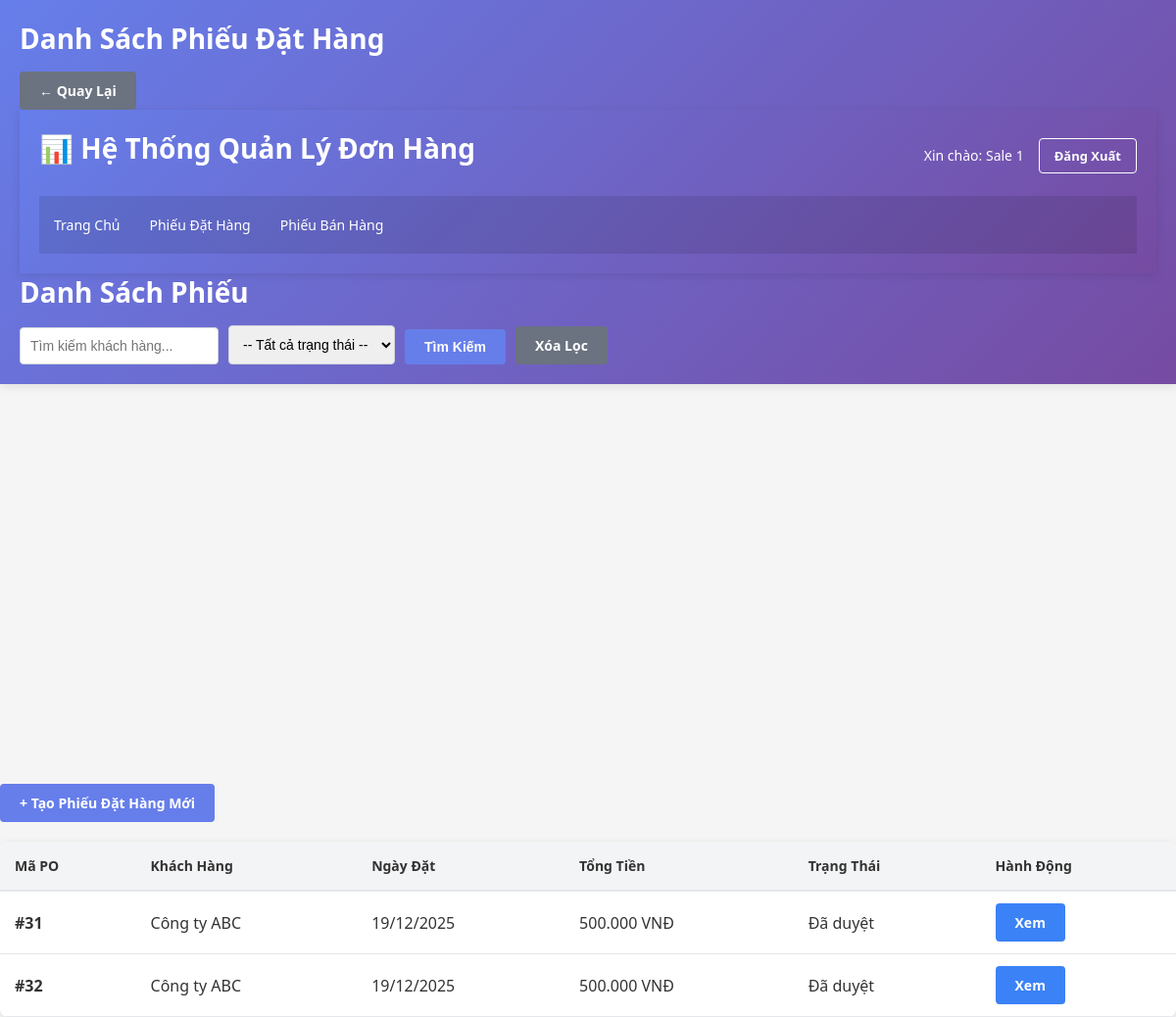
Screenshot of /po_list.php (signed in) with the database file from the repository.
### tables this page shows
CREATE TABLE `phieu_dat_hang` (
  `ma_phieu_dat_hang` int(11) NOT NULL,
  `ma_khach_hang` int(11) NOT NULL,
  `ngay_dat` date NOT NULL,
  `tong_tien` decimal(15,2) DEFAULT 0.00,
  `created_by` int(11) DEFAULT NULL,
  `approved_by` int(11) DEFAULT NULL,
  `approved_at` datetime DEFAULT NULL,
  `trang_thai` enum('Chờ duyệt','Đã duyệt','Hủy') DEFAULT 'Chờ duyệt',
  `ghi_chu` text DEFAULT NULL
);

CREATE TABLE `khach_hang` (
  `ma_khach_hang` int(11) NOT NULL,
  `ten_khach_hang` varchar(255) NOT NULL,
  `dia_chi` varchar(500) DEFAULT NULL,
  `dien_thoai` varchar(20) DEFAULT NULL,
  `email` varchar(100) DEFAULT NULL,
  `ngay_tao` datetime DEFAULT current_timestamp(),
  `trang_thai` enum('Hoạt động','Ngừng hoạt động') DEFAULT 'Hoạt động'
);

### config.php (called while the page is built, shortened)
<?php
function formatMoney($amount) {
    return number_format($amount, 0, ',', '.');
}
?>

### po_list.php (the view, shortened to what this page needs)
<?php
include 'config.php';
$search = '';
$sql = "SELECT p.ma_phieu_dat_hang, k.ten_khach_hang, p.ngay_dat, p.tong_tien, p.trang_thai
        FROM phieu_dat_hang p
        JOIN khach_hang k ON p.ma_khach_hang = k.ma_khach_hang
        WHERE 1=1";
$sql .= " ORDER BY p.ngay_dat DESC";
$result = $conn->query($sql);
?>
<!DOCTYPE html>
<html lang="vi">
<head>
    <link rel="stylesheet" href="../css/style.css">
</head>
<body>
    <div class="container">
        <header>
            <h1>Danh Sách Phiếu Đặt Hàng</h1>
            <a href="../index.php" class="btn-secondary">← Quay Lại</a>
        <?php include 'header.php'; ?>
        <h1>Danh Sách Phiếu</h1>
                <form method="GET" class="filter-form">
                    <input type="text" name="search" placeholder="Tìm kiếm khách hàng..." value="<?php echo htmlspecialchars($search); ?>">
                    <select name="trang_thai">
                        <option value="">-- Tất cả trạng thái --</option>
                    </select>
                    <button type="submit" class="btn-primary">Tìm Kiếm</button>
                    <a href="list.php" class="btn-secondary">Xóa Lọc</a>
                </form>
            </div>
            <div class="actions-section">
                <a href="create.php" class="btn-primary">+ Tạo Phiếu Đặt Hàng Mới</a>
            </div>
            <table class="table">
                <thead>
                    <tr>
                        <th>Mã PO</th>
                        <th>Khách Hàng</th>
                        <th>Ngày Đặt</th>
                        <th>Tổng Tiền</th>
                        <th>Trạng Thái</th>
                        <th>Hành Động</th>
                    </tr>
                </thead>
                <tbody>
                    <?php
                    if ($result->num_rows > 0) {
                        while($row = $result->fetch_assoc()) {
                            echo "<tr>";
                            echo "<td><strong>#" . $row['ma_phieu_dat_hang'] . "</strong></td>";
                            echo "<td>" . htmlspecialchars($row['ten_khach_hang']) . "</td>";
                            echo "<td>" . date('d/m/Y', strtotime($row['ngay_dat'])) . "</td>";
                            echo "<td>" . formatMoney($row['tong_tien']) . " VNĐ</td>";
                            echo "<td><span class='status-" . strtolower(str_replace(' ', '-', $row['trang_thai'])) . "'>" . $row['trang_thai'] . "</span></td>";
                            echo "<td>";
                            echo "<a href='detail.php?id=" . $row['ma_phieu_dat_hang'] . "' class='btn-info'>Xem</a> ";
                            echo "</td>";
                            echo "</tr>";
                        }
                    } else {
                        echo "<tr><td colspan='6' style='text-align: center;'>Không có phiếu đặt hàng</td></tr>";
                    }
                    ?>
                </tbody>
            </table>
</body>
</html>

### css/style.css (style rules this page uses)
* { margin: 0; padding: 0; box-sizing: border-box; }
body { font-family: 'Segoe UI', Tahoma, Geneva, Verdana, sans-serif; background-color: #f5f5f5; color: #333; }
.container { max-width: 1200px; margin: 0 auto; min-height: 100vh; display: flex; flex-direction: column; }
header { background: linear-gradient(135deg, #667eea 0%, #764ba2 100%); color: white; padding: 20px; box-shadow: 0 2px 10px rgba(0,0,0,0.1); }
header h1 { font-size: 28px; margin-bottom: 15px; }
.table { width: 100%; border-collapse: collapse; background: white; box-shadow: 0 2px 8px rgba(0,0,0,0.1); border-radius: 8px; overflow: hidden; }
.table thead { background-color: #f3f4f6; border-bottom: 2px solid #e5e7eb; }
.table th { padding: 15px; text-align: left; font-weight: 600; color: #333; font-size: 14px; }
.table td { padding: 12px 15px; border-bottom: 1px solid #e5e7eb; }
.btn-primary, .btn-secondary, .btn-danger, .btn-warning, .btn-info, .btn-logout { padding: 10px 20px; border: none; border-radius: 4px; font-size: 14px; cursor: pointer; text-decoration: none; display: inline-block; transition: all 0.3s; font-weight: 600; }
.btn-primary { background-color: #667eea; color: white; }
.btn-secondary { background-color: #6b7280; color: white; }
.btn-info { background-color: #3b82f6; color: white; }
.filter-form { display: flex; gap: 10px; align-items: flex-end; flex-wrap: wrap; }
.filter-form input, .filter-form select { padding: 10px; border: 1px solid #d1d5db; border-radius: 4px; font-size: 14px; }
.actions-section { margin-bottom: 20px; }

### rows the page displays
phieu_dat_hang: ma_phieu_dat_hang "31", ma_khach_hang.ten_khach_hang "Công ty ABC", ngay_dat "19/12/2025", tong_tien "500.000", trang_thai "Đã duyệt"
phieu_dat_hang: ma_phieu_dat_hang "32", ma_khach_hang.ten_khach_hang "Công ty ABC", ngay_dat "19/12/2025", tong_tien "500.000", trang_thai "Đã duyệt"

### other values shown
$_SESSION['user_name'] "Sale 1"
